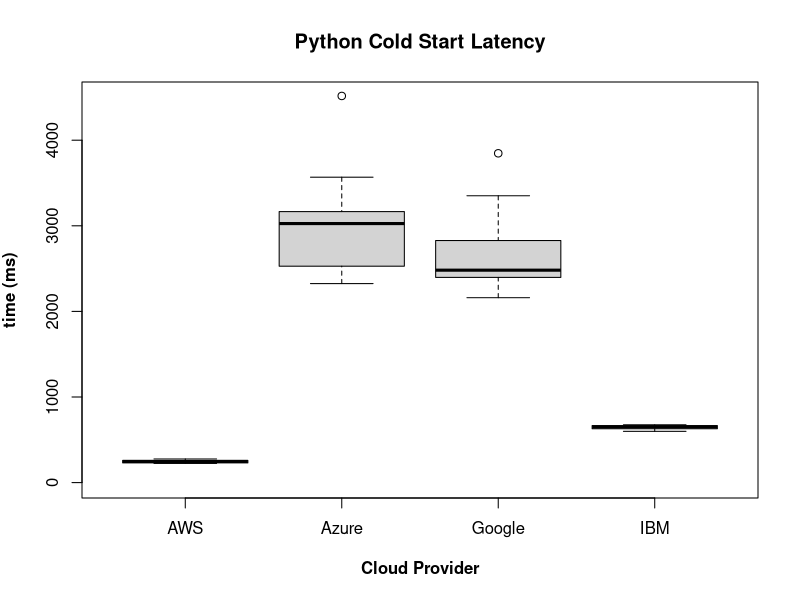

The R script that drew this image:
x <- read.csv("raw_coldstart_python_data.csv",header=T,sep=",")
x <- t(x)
a <- as.numeric(x[2,1:10])
b <- as.numeric(x[2,11:20])
c <- as.numeric(x[2,21:30])
d <- as.numeric(x[2,31:40])
png(file = "boxplot_coldstart_python.png", width=800, height=800, units="px", pointsize=24)
boxplot(a,b,c,d,names=c("AWS","Azure","Google", "IBM"), xlab = expression(bold("Cloud Provider")),ylab = expression(bold("time (ms)")), main = "Python Cold Start Latency", ylim = c(0, 4500))
